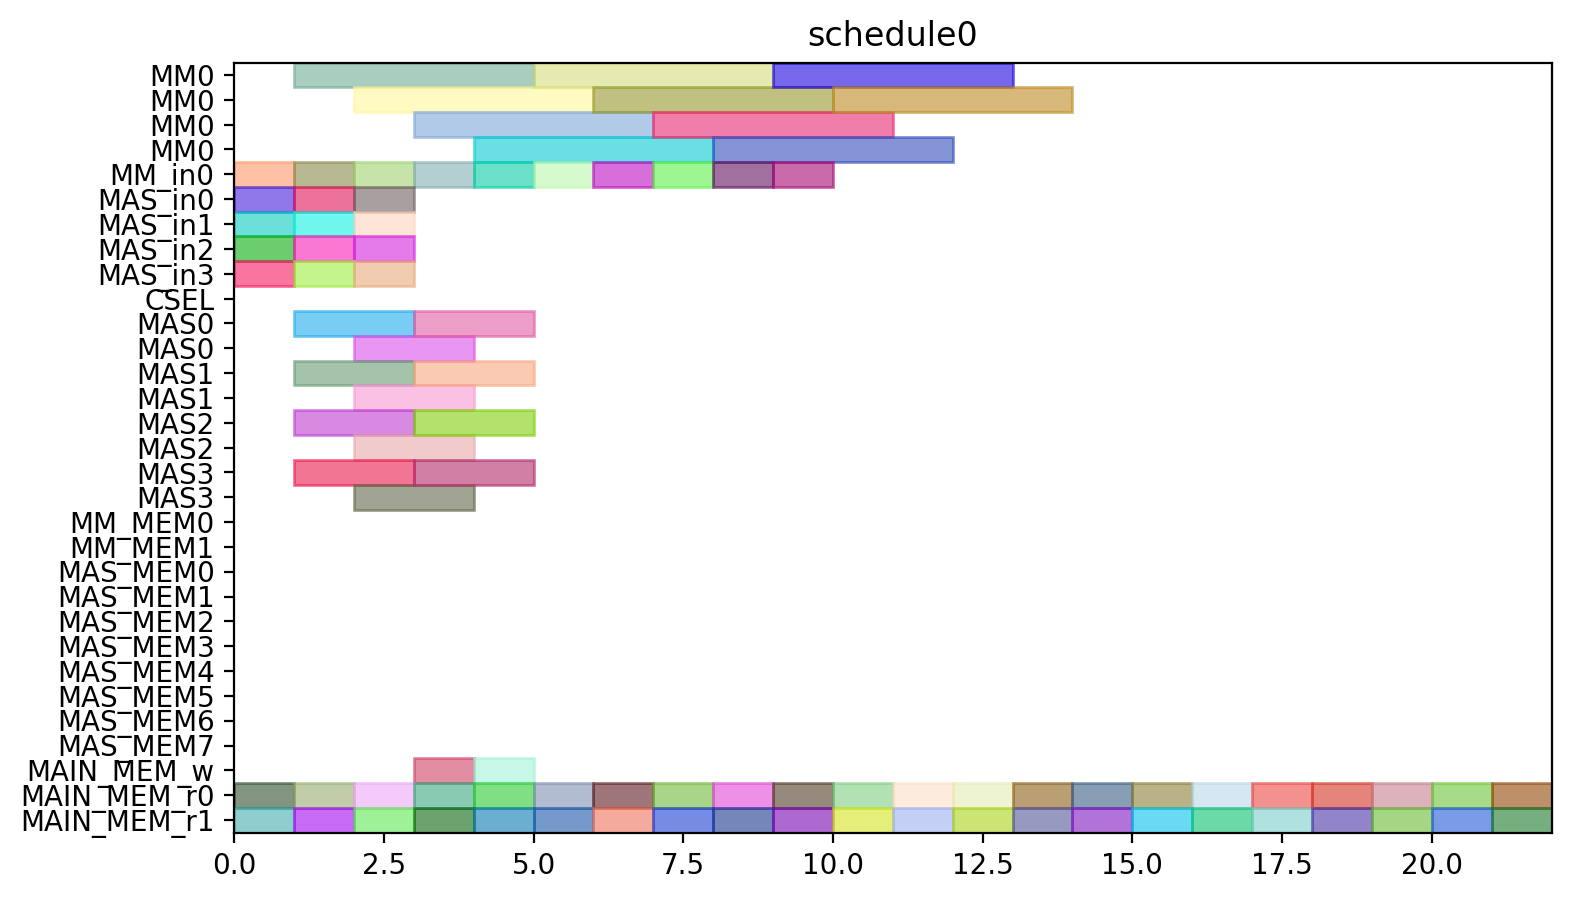

This figure's Python source:
from pyschedule import Scenario, solvers, plotters, alt


def solve():
	horizon = 90
	S = Scenario("schedule0", horizon=horizon)

	# resource
	MM = S.Resources('MM', num=1, size=4)
	MM_in = S.Resources('MM_in', num=1)
	MAS_in = S.Resources('MAS_in', num=4)
	CSEL = S.Resource('CSEL')
	MAS = S.Resources('MAS', num=4, size=2, periods=range(1, horizon))
	MM_MEM = S.Resources('MM_MEM', num=2)
	MAS_MEM = S.Resources('MAS_MEM', num=8)
	MAIN_MEM_w = S.Resource('MAIN_MEM_w', size=1)
	MAIN_MEM_r = S.Resources('MAIN_MEM_r', num=2)

	# result of previous scheduling

	# new tasks
	c10_t0 = S.Task('c10_t0', length=4, delay_cost=1)
	c10_t0 += alt(MM)
	c10_t0_in = S.Task('c10_t0_in', length=1, delay_cost=1)
	c10_t0_in += alt(MM_in)
	S += c10_t0>=c10_t0_in

	c10_t0_mem0 = S.Task('c10_t0_mem0', length=1, delay_cost=1)
	c10_t0_mem0 += MAIN_MEM_r[0]
	c10_t0_mem1 = S.Task('c10_t0_mem1', length=1, delay_cost=1)
	c10_t0_mem1 += MAIN_MEM_r[1]
	c10_t1 = S.Task('c10_t1', length=4, delay_cost=1)
	c10_t1 += alt(MM)
	c10_t1_in = S.Task('c10_t1_in', length=1, delay_cost=1)
	c10_t1_in += alt(MM_in)
	S += c10_t1>=c10_t1_in

	c10_t1_mem0 = S.Task('c10_t1_mem0', length=1, delay_cost=1)
	c10_t1_mem0 += MAIN_MEM_r[0]
	c10_t1_mem1 = S.Task('c10_t1_mem1', length=1, delay_cost=1)
	c10_t1_mem1 += MAIN_MEM_r[1]
	c10_t2 = S.Task('c10_t2', length=2, delay_cost=1)
	c10_t2 += alt(MAS)
	c10_t2_in = S.Task('c10_t2_in', length=1, delay_cost=1)
	c10_t2_in += alt(MAS_in)
	S += c10_t2_in*MAS_in[0]<=c10_t2*MAS[0]

	S += c10_t2_in*MAS_in[1]<=c10_t2*MAS[1]

	S += c10_t2_in*MAS_in[2]<=c10_t2*MAS[2]

	S += c10_t2_in*MAS_in[3]<=c10_t2*MAS[3]

	c10_t2_mem0 = S.Task('c10_t2_mem0', length=1, delay_cost=1)
	c10_t2_mem0 += MAIN_MEM_r[0]
	c10_t2_mem1 = S.Task('c10_t2_mem1', length=1, delay_cost=1)
	c10_t2_mem1 += MAIN_MEM_r[1]
	c10_t3 = S.Task('c10_t3', length=2, delay_cost=1)
	c10_t3 += alt(MAS)
	c10_t3_in = S.Task('c10_t3_in', length=1, delay_cost=1)
	c10_t3_in += alt(MAS_in)
	S += c10_t3_in*MAS_in[0]<=c10_t3*MAS[0]

	S += c10_t3_in*MAS_in[1]<=c10_t3*MAS[1]

	S += c10_t3_in*MAS_in[2]<=c10_t3*MAS[2]

	S += c10_t3_in*MAS_in[3]<=c10_t3*MAS[3]

	c10_t3_mem0 = S.Task('c10_t3_mem0', length=1, delay_cost=1)
	c10_t3_mem0 += MAIN_MEM_r[0]
	c10_t3_mem1 = S.Task('c10_t3_mem1', length=1, delay_cost=1)
	c10_t3_mem1 += MAIN_MEM_r[1]
	c20_t0 = S.Task('c20_t0', length=4, delay_cost=1)
	c20_t0 += alt(MM)
	c20_t0_in = S.Task('c20_t0_in', length=1, delay_cost=1)
	c20_t0_in += alt(MM_in)
	S += c20_t0>=c20_t0_in

	c20_t0_mem0 = S.Task('c20_t0_mem0', length=1, delay_cost=1)
	c20_t0_mem0 += MAIN_MEM_r[0]
	c20_t0_mem1 = S.Task('c20_t0_mem1', length=1, delay_cost=1)
	c20_t0_mem1 += MAIN_MEM_r[1]
	c20_t1 = S.Task('c20_t1', length=4, delay_cost=1)
	c20_t1 += alt(MM)
	c20_t1_in = S.Task('c20_t1_in', length=1, delay_cost=1)
	c20_t1_in += alt(MM_in)
	S += c20_t1>=c20_t1_in

	c20_t1_mem0 = S.Task('c20_t1_mem0', length=1, delay_cost=1)
	c20_t1_mem0 += MAIN_MEM_r[0]
	c20_t1_mem1 = S.Task('c20_t1_mem1', length=1, delay_cost=1)
	c20_t1_mem1 += MAIN_MEM_r[1]
	c20_t2 = S.Task('c20_t2', length=2, delay_cost=1)
	c20_t2 += alt(MAS)
	c20_t2_in = S.Task('c20_t2_in', length=1, delay_cost=1)
	c20_t2_in += alt(MAS_in)
	S += c20_t2_in*MAS_in[0]<=c20_t2*MAS[0]

	S += c20_t2_in*MAS_in[1]<=c20_t2*MAS[1]

	S += c20_t2_in*MAS_in[2]<=c20_t2*MAS[2]

	S += c20_t2_in*MAS_in[3]<=c20_t2*MAS[3]

	c20_t2_mem0 = S.Task('c20_t2_mem0', length=1, delay_cost=1)
	c20_t2_mem0 += MAIN_MEM_r[0]
	c20_t2_mem1 = S.Task('c20_t2_mem1', length=1, delay_cost=1)
	c20_t2_mem1 += MAIN_MEM_r[1]
	c20_t3 = S.Task('c20_t3', length=2, delay_cost=1)
	c20_t3 += alt(MAS)
	c20_t3_in = S.Task('c20_t3_in', length=1, delay_cost=1)
	c20_t3_in += alt(MAS_in)
	S += c20_t3_in*MAS_in[0]<=c20_t3*MAS[0]

	S += c20_t3_in*MAS_in[1]<=c20_t3*MAS[1]

	S += c20_t3_in*MAS_in[2]<=c20_t3*MAS[2]

	S += c20_t3_in*MAS_in[3]<=c20_t3*MAS[3]

	c20_t3_mem0 = S.Task('c20_t3_mem0', length=1, delay_cost=1)
	c20_t3_mem0 += MAIN_MEM_r[0]
	c20_t3_mem1 = S.Task('c20_t3_mem1', length=1, delay_cost=1)
	c20_t3_mem1 += MAIN_MEM_r[1]
	c01_t0 = S.Task('c01_t0', length=4, delay_cost=1)
	c01_t0 += alt(MM)
	c01_t0_in = S.Task('c01_t0_in', length=1, delay_cost=1)
	c01_t0_in += alt(MM_in)
	S += c01_t0>=c01_t0_in

	c01_t0_mem0 = S.Task('c01_t0_mem0', length=1, delay_cost=1)
	c01_t0_mem0 += MAIN_MEM_r[0]
	c01_t0_mem1 = S.Task('c01_t0_mem1', length=1, delay_cost=1)
	c01_t0_mem1 += MAIN_MEM_r[1]
	c01_t1 = S.Task('c01_t1', length=4, delay_cost=1)
	c01_t1 += alt(MM)
	c01_t1_in = S.Task('c01_t1_in', length=1, delay_cost=1)
	c01_t1_in += alt(MM_in)
	S += c01_t1>=c01_t1_in

	c01_t1_mem0 = S.Task('c01_t1_mem0', length=1, delay_cost=1)
	c01_t1_mem0 += MAIN_MEM_r[0]
	c01_t1_mem1 = S.Task('c01_t1_mem1', length=1, delay_cost=1)
	c01_t1_mem1 += MAIN_MEM_r[1]
	c01_t2 = S.Task('c01_t2', length=2, delay_cost=1)
	c01_t2 += alt(MAS)
	c01_t2_in = S.Task('c01_t2_in', length=1, delay_cost=1)
	c01_t2_in += alt(MAS_in)
	S += c01_t2_in*MAS_in[0]<=c01_t2*MAS[0]

	S += c01_t2_in*MAS_in[1]<=c01_t2*MAS[1]

	S += c01_t2_in*MAS_in[2]<=c01_t2*MAS[2]

	S += c01_t2_in*MAS_in[3]<=c01_t2*MAS[3]

	c01_t2_mem0 = S.Task('c01_t2_mem0', length=1, delay_cost=1)
	c01_t2_mem0 += MAIN_MEM_r[0]
	c01_t2_mem1 = S.Task('c01_t2_mem1', length=1, delay_cost=1)
	c01_t2_mem1 += MAIN_MEM_r[1]
	c01_t3 = S.Task('c01_t3', length=2, delay_cost=1)
	c01_t3 += alt(MAS)
	c01_t3_in = S.Task('c01_t3_in', length=1, delay_cost=1)
	c01_t3_in += alt(MAS_in)
	S += c01_t3_in*MAS_in[0]<=c01_t3*MAS[0]

	S += c01_t3_in*MAS_in[1]<=c01_t3*MAS[1]

	S += c01_t3_in*MAS_in[2]<=c01_t3*MAS[2]

	S += c01_t3_in*MAS_in[3]<=c01_t3*MAS[3]

	c01_t3_mem0 = S.Task('c01_t3_mem0', length=1, delay_cost=1)
	c01_t3_mem0 += MAIN_MEM_r[0]
	c01_t3_mem1 = S.Task('c01_t3_mem1', length=1, delay_cost=1)
	c01_t3_mem1 += MAIN_MEM_r[1]
	c11_t0 = S.Task('c11_t0', length=4, delay_cost=1)
	c11_t0 += alt(MM)
	c11_t0_in = S.Task('c11_t0_in', length=1, delay_cost=1)
	c11_t0_in += alt(MM_in)
	S += c11_t0>=c11_t0_in

	c11_t0_mem0 = S.Task('c11_t0_mem0', length=1, delay_cost=1)
	c11_t0_mem0 += MAIN_MEM_r[0]
	c11_t0_mem1 = S.Task('c11_t0_mem1', length=1, delay_cost=1)
	c11_t0_mem1 += MAIN_MEM_r[1]
	c11_t1 = S.Task('c11_t1', length=4, delay_cost=1)
	c11_t1 += alt(MM)
	c11_t1_in = S.Task('c11_t1_in', length=1, delay_cost=1)
	c11_t1_in += alt(MM_in)
	S += c11_t1>=c11_t1_in

	c11_t1_mem0 = S.Task('c11_t1_mem0', length=1, delay_cost=1)
	c11_t1_mem0 += MAIN_MEM_r[0]
	c11_t1_mem1 = S.Task('c11_t1_mem1', length=1, delay_cost=1)
	c11_t1_mem1 += MAIN_MEM_r[1]
	c11_t2 = S.Task('c11_t2', length=2, delay_cost=1)
	c11_t2 += alt(MAS)
	c11_t2_in = S.Task('c11_t2_in', length=1, delay_cost=1)
	c11_t2_in += alt(MAS_in)
	S += c11_t2_in*MAS_in[0]<=c11_t2*MAS[0]

	S += c11_t2_in*MAS_in[1]<=c11_t2*MAS[1]

	S += c11_t2_in*MAS_in[2]<=c11_t2*MAS[2]

	S += c11_t2_in*MAS_in[3]<=c11_t2*MAS[3]

	c11_t2_mem0 = S.Task('c11_t2_mem0', length=1, delay_cost=1)
	c11_t2_mem0 += MAIN_MEM_r[0]
	c11_t2_mem1 = S.Task('c11_t2_mem1', length=1, delay_cost=1)
	c11_t2_mem1 += MAIN_MEM_r[1]
	c11_t3 = S.Task('c11_t3', length=2, delay_cost=1)
	c11_t3 += alt(MAS)
	c11_t3_in = S.Task('c11_t3_in', length=1, delay_cost=1)
	c11_t3_in += alt(MAS_in)
	S += c11_t3_in*MAS_in[0]<=c11_t3*MAS[0]

	S += c11_t3_in*MAS_in[1]<=c11_t3*MAS[1]

	S += c11_t3_in*MAS_in[2]<=c11_t3*MAS[2]

	S += c11_t3_in*MAS_in[3]<=c11_t3*MAS[3]

	c11_t3_mem0 = S.Task('c11_t3_mem0', length=1, delay_cost=1)
	c11_t3_mem0 += MAIN_MEM_r[0]
	c11_t3_mem1 = S.Task('c11_t3_mem1', length=1, delay_cost=1)
	c11_t3_mem1 += MAIN_MEM_r[1]
	c21_t0 = S.Task('c21_t0', length=4, delay_cost=1)
	c21_t0 += alt(MM)
	c21_t0_in = S.Task('c21_t0_in', length=1, delay_cost=1)
	c21_t0_in += alt(MM_in)
	S += c21_t0>=c21_t0_in

	c21_t0_mem0 = S.Task('c21_t0_mem0', length=1, delay_cost=1)
	c21_t0_mem0 += MAIN_MEM_r[0]
	c21_t0_mem1 = S.Task('c21_t0_mem1', length=1, delay_cost=1)
	c21_t0_mem1 += MAIN_MEM_r[1]
	c21_t1 = S.Task('c21_t1', length=4, delay_cost=1)
	c21_t1 += alt(MM)
	c21_t1_in = S.Task('c21_t1_in', length=1, delay_cost=1)
	c21_t1_in += alt(MM_in)
	S += c21_t1>=c21_t1_in

	c21_t1_mem0 = S.Task('c21_t1_mem0', length=1, delay_cost=1)
	c21_t1_mem0 += MAIN_MEM_r[0]
	c21_t1_mem1 = S.Task('c21_t1_mem1', length=1, delay_cost=1)
	c21_t1_mem1 += MAIN_MEM_r[1]
	c21_t2 = S.Task('c21_t2', length=2, delay_cost=1)
	c21_t2 += alt(MAS)
	c21_t2_in = S.Task('c21_t2_in', length=1, delay_cost=1)
	c21_t2_in += alt(MAS_in)
	S += c21_t2_in*MAS_in[0]<=c21_t2*MAS[0]

	S += c21_t2_in*MAS_in[1]<=c21_t2*MAS[1]

	S += c21_t2_in*MAS_in[2]<=c21_t2*MAS[2]

	S += c21_t2_in*MAS_in[3]<=c21_t2*MAS[3]

	c21_t2_mem0 = S.Task('c21_t2_mem0', length=1, delay_cost=1)
	c21_t2_mem0 += MAIN_MEM_r[0]
	c21_t2_mem1 = S.Task('c21_t2_mem1', length=1, delay_cost=1)
	c21_t2_mem1 += MAIN_MEM_r[1]
	c21_t3 = S.Task('c21_t3', length=2, delay_cost=1)
	c21_t3 += alt(MAS)
	c21_t3_in = S.Task('c21_t3_in', length=1, delay_cost=1)
	c21_t3_in += alt(MAS_in)
	S += c21_t3_in*MAS_in[0]<=c21_t3*MAS[0]

	S += c21_t3_in*MAS_in[1]<=c21_t3*MAS[1]

	S += c21_t3_in*MAS_in[2]<=c21_t3*MAS[2]

	S += c21_t3_in*MAS_in[3]<=c21_t3*MAS[3]

	c21_t3_mem0 = S.Task('c21_t3_mem0', length=1, delay_cost=1)
	c21_t3_mem0 += MAIN_MEM_r[0]
	c21_t3_mem1 = S.Task('c21_t3_mem1', length=1, delay_cost=1)
	c21_t3_mem1 += MAIN_MEM_r[1]
	c000 = S.Task('c000', length=2, delay_cost=1)
	c000 += alt(MAS)
	c000_in = S.Task('c000_in', length=1, delay_cost=1)
	c000_in += alt(MAS_in)
	S += c000_in*MAS_in[0]<=c000*MAS[0]

	S += c000_in*MAS_in[1]<=c000*MAS[1]

	S += c000_in*MAS_in[2]<=c000*MAS[2]

	S += c000_in*MAS_in[3]<=c000*MAS[3]

	S += 0<c000

	c000_w = S.Task('c000_w', length=1, delay_cost=1)
	c000_w += alt(MAIN_MEM_w)
	S += c000 <= c000_w

	c000_mem0 = S.Task('c000_mem0', length=1, delay_cost=1)
	c000_mem0 += MAIN_MEM_r[0]
	c000_mem1 = S.Task('c000_mem1', length=1, delay_cost=1)
	c000_mem1 += MAIN_MEM_r[1]
	c001 = S.Task('c001', length=2, delay_cost=1)
	c001 += alt(MAS)
	c001_in = S.Task('c001_in', length=1, delay_cost=1)
	c001_in += alt(MAS_in)
	S += c001_in*MAS_in[0]<=c001*MAS[0]

	S += c001_in*MAS_in[1]<=c001*MAS[1]

	S += c001_in*MAS_in[2]<=c001*MAS[2]

	S += c001_in*MAS_in[3]<=c001*MAS[3]

	S += 0<c001

	c001_w = S.Task('c001_w', length=1, delay_cost=1)
	c001_w += alt(MAIN_MEM_w)
	S += c001 <= c001_w

	c001_mem0 = S.Task('c001_mem0', length=1, delay_cost=1)
	c001_mem0 += MAIN_MEM_r[0]
	c001_mem1 = S.Task('c001_mem1', length=1, delay_cost=1)
	c001_mem1 += MAIN_MEM_r[1]
	solvers.mip.solve(S,msg=1,kind='CPLEX',ratio_gap=1.01)

	solution = [['hoge']*len(S.solution()[1]) for i in range(len(S.solution()))]
	for i in range(len(S.solution())):
		for j in range(len(S.solution()[i])):
			solution[i][j]=str(S.solution()[i][j])
	print(solution)

	cycles = int(solution[-1][3])

	pic_file_name = "/home/mfukuda/ABE/multiRAM_multiMAS_16mux/scheduling_result/stage4MM1_stage2MAS4/FROB/schedule0.png"
	if(S.solution() != []):
		plotters.matplotlib.plot(S,img_filename=pic_file_name, show_task_labels=False, fig_size=(cycles*0.25+3, 5))

	return solution
